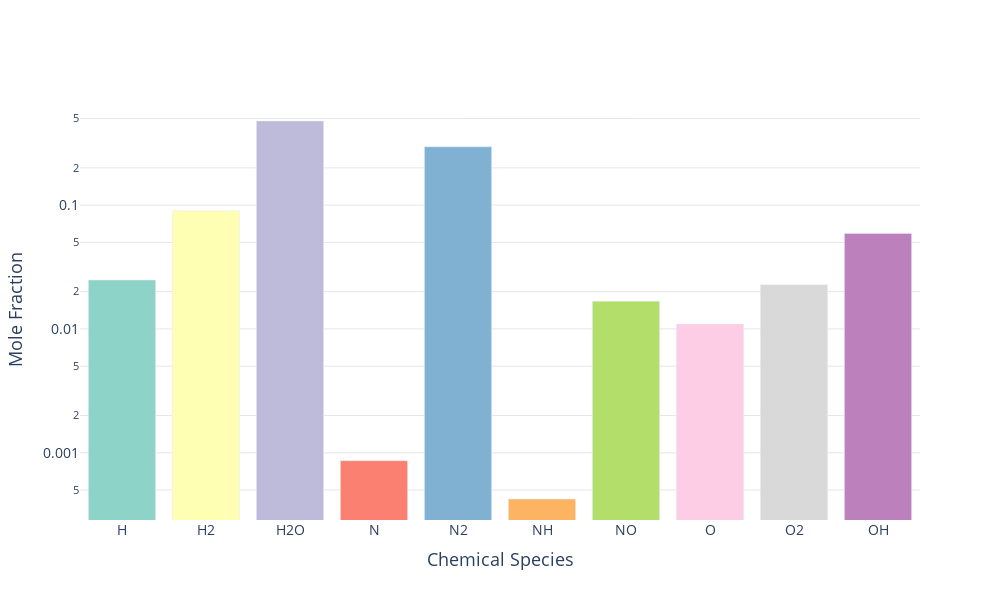

The notebook cell saved with this chart:
### Code cell
import plotly.graph_objects as go
import plotly.express as px

# Extract solution
moles = x.value
total_moles = np.sum(moles)
mole_fractions = moles / total_moles

# Generate colors for compounds
colors = px.colors.qualitative.Set3[:n_compounds]

# Create bar chart with logarithmic scale
fig = go.Figure()

fig.add_trace(
    go.Bar(
        x=compounds,
        y=mole_fractions,
        marker=dict(
            color=colors
        ),
        hovertemplate='<b>%{x}</b><br>Mole Fraction: %{y:.4e}<extra></extra>'
    )
)

# Update layout with log scale and improved styling
fig.update_layout(
    xaxis={
        'title': 'Chemical Species',
        'title_font': {'size': 18},
        'tickfont': {'size': 14}
    },
    yaxis={
        'title': 'Mole Fraction',
        'title_font': {'size': 18},
        'type': 'log',
        'tickfont': {'size': 14},
        'gridcolor': 'rgba(128,128,128,0.2)'
    },
    height=600,
    width=1000,
    plot_bgcolor='white',
    paper_bgcolor='white',
    hovermode='x unified'
)

# Save to PDF file
output_file = 'chemical_equilibrium_plot.pdf'
fig.write_image(output_file)
print(f"Plot saved to {output_file}")

# Print summary
print(f"\nTotal moles at equilibrium: {total_moles:.4f}")
print(f"Gibbs free energy (minimized): {prob.value:.4f}")
print(f"\nMole fractions:")
for compound, frac in zip(compounds, mole_fractions):
    print(f"  {compound:5s}: {frac:.4e}")

# Display figure
fig

### Figure 1 — Plotly figure (JSON) as saved in the notebook; plotly's stock layout.template omitted (floating-point values rounded to 4 significant figures)
{"data": [{"hovertemplate": "<b>%{x}</b><br>Mole Fraction: %{y:.4e}<extra></extra>", "marker": {"color": ["rgb(141,211,199)", "rgb(255,255,179)", "rgb(190,186,218)", "rgb(251,128,114)", "rgb(128,177,211)", "rgb(253,180,98)", "rgb(179,222,105)", "rgb(252,205,229)", "rgb(217,217,217)", "rgb(188,128,189)"]}, "type": "bar", "x": ["H", "H2", "H2O", "N", "N2", "NH", "NO", "O", "O2", "OH"], "y": [0.02482, 0.09017, 0.478, 0.0008632, 0.2962, 0.0004231, 0.01672, 0.01095, 0.02277, 0.05912]}], "layout": {"height": 600, "hovermode": "x unified", "paper_bgcolor": "white", "plot_bgcolor": "white", "width": 1000, "xaxis": {"tickfont": {"size": 14}, "title": {"font": {"size": 18}, "text": "Chemical Species"}}, "yaxis": {"gridcolor": "rgba(128,128,128,0.2)", "tickfont": {"size": 14}, "title": {"font": {"size": 18}, "text": "Mole Fraction"}, "type": "log"}}}
